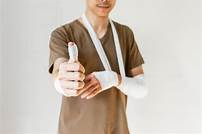
#> input picture OIP.jpg, 202 x 134 px, found by its file name
$ python bbb.py
#> lines starting #> are read from the running program, lines starting #| are printed output that depends on the picture; after the words box and inside, x2 and y2 are one past the last pixel; in counts of white or black regions, pixels touching at a corner belong together
import cv2
import numpy as np
import matplotlib.pyplot as plt

# Load grayscale image
image_path = 'C:/Users/Administrator/Desktop/annie/OIP.jpg'  # Replace with your image path
img = cv2.imread(image_path, cv2.IMREAD_GRAYSCALE)
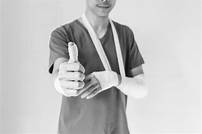
#> img: shape (134, 202); min 0, max 255, mean 193.6

# Apply adaptive threshold to detect varied intensities
thresh = cv2.adaptiveThreshold(img, 255, cv2.ADAPTIVE_THRESH_GAUSSIAN_C,
                               cv2.THRESH_BINARY_INV, 11, 2)
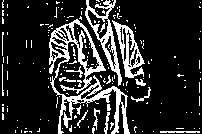
#> thresh: shape (134, 202); 17.6% white; 180 white regions (163 under 20 px), largest, box (x1, y1, x2, y2) and area: (49, 19, 130, 134) 2188, (85, 0, 122, 86) 733, (112, 20, 145, 78) 652

# Optional: use edge detection (Canny)
edges = cv2.Canny(img, 50, 150)
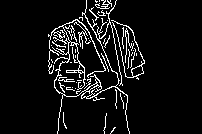
#> edges: shape (134, 202); 7.3% white in thin lines or dots, all inside (x1, y1, x2, y2) = (48, 0, 145, 134)

# Combine both for enhanced effect
combined = cv2.bitwise_or(thresh, edges)
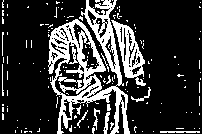
#> combined: shape (134, 202); 21.4% white; 154 white regions (142 under 20 px)

# Find contours (simulated abnormal regions)
contours, _ = cv2.findContours(combined, cv2.RETR_EXTERNAL, cv2.CHAIN_APPROX_SIMPLE)
#> contours = 135 contours, 129 with area under 20; largest, box (x1, y1, x2, y2) and area: (48, 0, 130, 134) 5149, (111, 20, 146, 86) 964, (103, 112, 110, 134) 51, (160, 131, 200, 133) 34, (131, 87, 151, 102) 30, (93, 108, 100, 130) 26

# Convert original to color to draw bounding boxes
output = cv2.cvtColor(img, cv2.COLOR_GRAY2BGR)

# Draw contours and bounding boxes
for cnt in contours:
    if cv2.contourArea(cnt) > 100:
        x, y, w, h = cv2.boundingRect(cnt)
        cv2.rectangle(output, (x, y), (x+w, y+h), (0, 255, 0), 2)
#> this loop made 135 passes
#> (x, y, w, h) on passes 106, 134: (111, 20, 35, 66), (48, 0, 82, 134)
#> cnt on passes 2, 3, 4, 6, 7, 8: [[153, 131]], [[142, 131]], [[29, 131], [30, 131], [31, 132], [31, 131]], [[21, 130], [21, 132]], [[15, 130], [15, 132]], [[199, 128]]
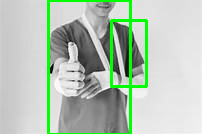
#> output: shape (134, 202, 3); mean B, G, R 182.1, 197.4, 182.1

# Show result
plt.imshow(output)
plt.title('Abnormality Detection (Simulated)')
plt.axis('off')
plt.show()
